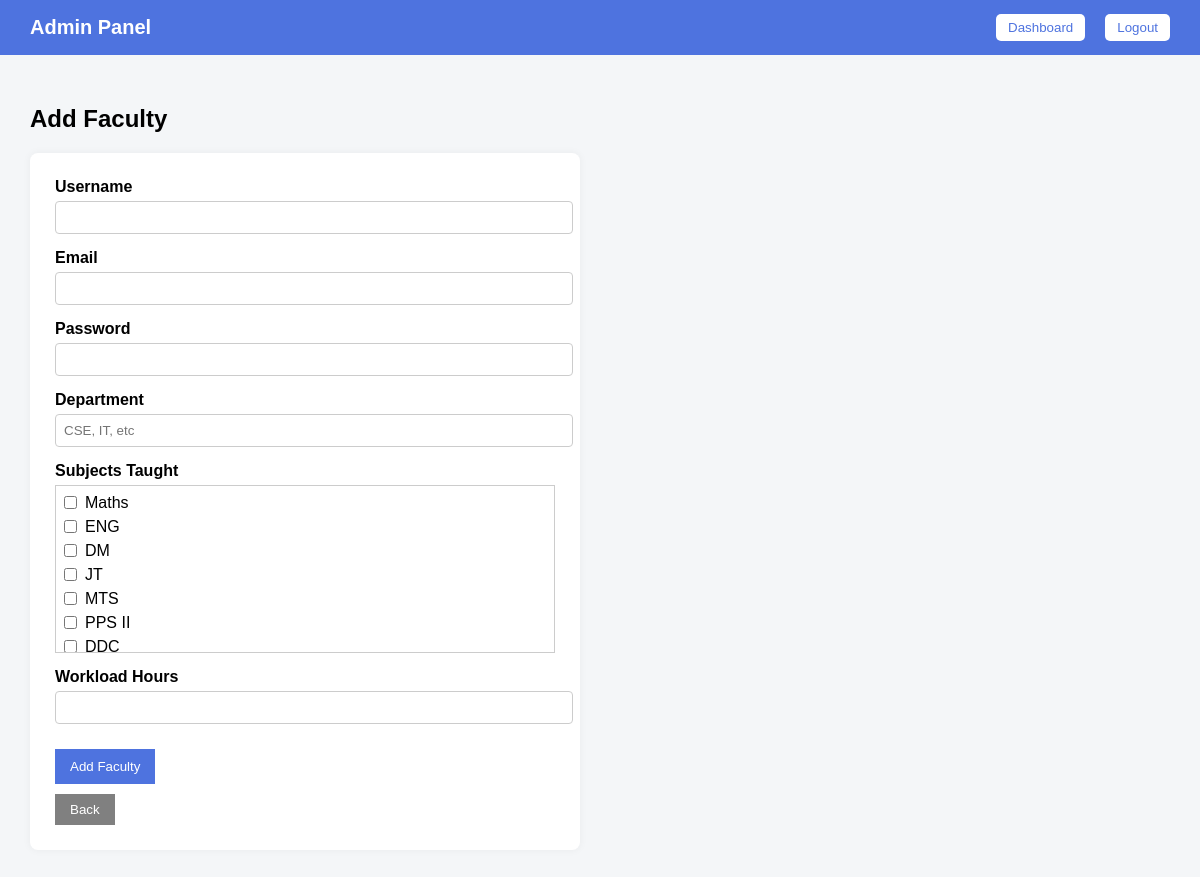
Screenshot of /admin_hm/manage-users/add-faculty/ (signed in) with the database file from the repository.
### generator/models.py (models this page shows, shortened)
class Subject(models.Model):
    subject_code = models.CharField(max_length=20, unique=True)
    subject_name = models.CharField(max_length=100)
    semester = models.IntegerField()
    lecture_hours = models.IntegerField()
    lab_hours = models.IntegerField(default=0)

### generator/views.py (the view, shortened to what this page needs)
# urls.py: path("admin_hm/manage-users/add-faculty/", views.add_faculty, name="add_faculty"),
@login_required
def add_faculty(request):
    if request.user.role != "ADMIN":
        return redirect("login")
    subjects = Subject.objects.all()
    return render(request, "generator/admin/add_faculty.html", {
        "subjects": subjects
    })

### generator/templates/generator/admin/add_faculty.html (shortened to what this page needs)
<!doctype html>
<html>
  <head>
  </head>
  <body>
    <nav class="navbar">
      <div class="nav-left">Admin Panel</div>
      <div class="nav-right">
        <a href="{% url 'admin_home' %}"><button>Dashboard</button></a>
        <a href="{% url 'login' %}"><button>Logout</button></a>
      </div>
    </nav>
    <div class="main-container">
      <h2 class="page-title">Add Faculty</h2>
      <div class="form-card">
        <form method="post">
          <div class="form-group">
            <label>Username</label>
            <input type="text" name="username" required />
          </div>
          <div class="form-group">
            <label>Email</label>
            <input type="email" name="email" required />
          </div>
          <div class="form-group">
            <label>Password</label>
            <input type="password" name="password" required />
          </div>
          <div class="form-group">
            <label>Department</label>
            <input
              type="text"
              name="department"
              placeholder="CSE, IT, etc"
              required
            />
          </div>
          <div class="form-group">
            <label>Subjects Taught</label>
            <div
              style="
                max-height: 150px;
                overflow-y: auto;
                border: 1px solid #ccc;
                padding: 8px;
              "
            >
              {% for sub in subjects %}
<div class="checkbox-row">
  <input type="checkbox" name="subjects" value="{{ sub.id }}"
    {% if sub in faculty.subjects.all %}checked{% endif %}>
  <span>{{ sub.subject_name }}</span>
</div>
{% endfor %}
            </div>
          </div>
          <div class="form-group">
            <label>Workload Hours</label>
            <input type="number" name="workload_hours" required />
          </div>
          <button type="submit" class="btn-primary">Add Faculty</button>
        </form>
        <a href="{% url 'manage_faculties' %}">
          <button class="btn-secondary">Back</button>
        </a>
      </div>
    </div>
  </body>
</html>

### generator/templates/generator/admin/add_faculty.html (style rules this page uses)
body { margin: 0; font-family: Arial, sans-serif; background: #f4f6f8; }
.navbar { background: #4e73df; color: white; padding: 14px 30px; display: flex; justify-content: space-between; align-items: center; }
.nav-left { font-size: 20px; font-weight: 600; }
.nav-right { display: flex; gap: 20px; align-items: center; }
.nav-right button { background: white; color: #4e73df; border: none; padding: 6px 12px; border-radius: 5px; cursor: pointer; }
.main-container { padding: 30px; }
.page-title { margin-bottom: 20px; }
.form-card { background: white; padding: 25px; border-radius: 8px; max-width: 500px; box-shadow: 0 0 8px rgba(0, 0, 0, 0.05); }
.form-group { margin-bottom: 15px; }
label { font-weight: bold; display: block; margin-bottom: 5px; }
input { width: 100%; padding: 8px; border-radius: 4px; border: 1px solid #ccc; }
.btn-primary { background: #4e73df; color: white; border: none; padding: 10px 15px; margin-top: 10px; cursor: pointer; }
.btn-secondary { background: gray; color: white; border: none; padding: 8px 15px; margin-top: 10px; cursor: pointer; }
.checkbox-row { display: flex; align-items: center; gap: 8px; margin-bottom: 6px; }
.checkbox-row input[type="checkbox"] { width: auto; margin: 0; }

### rows the page displays
Subject: subject_name "Maths"
Subject: subject_name "ENG"
Subject: subject_name "DM"
Subject: subject_name "JT"
Subject: subject_name "MTS"
Subject: subject_name "PPS II"
Subject: subject_name "DDC"
